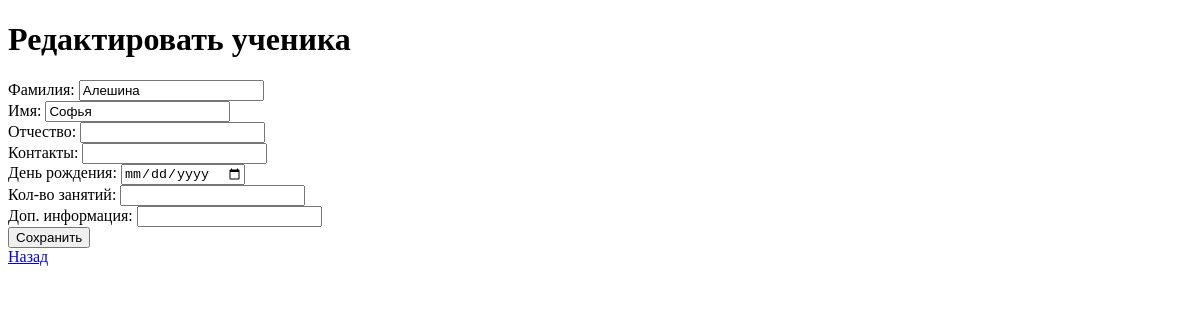
The page /students/edit/16 on the database as committed earlier.
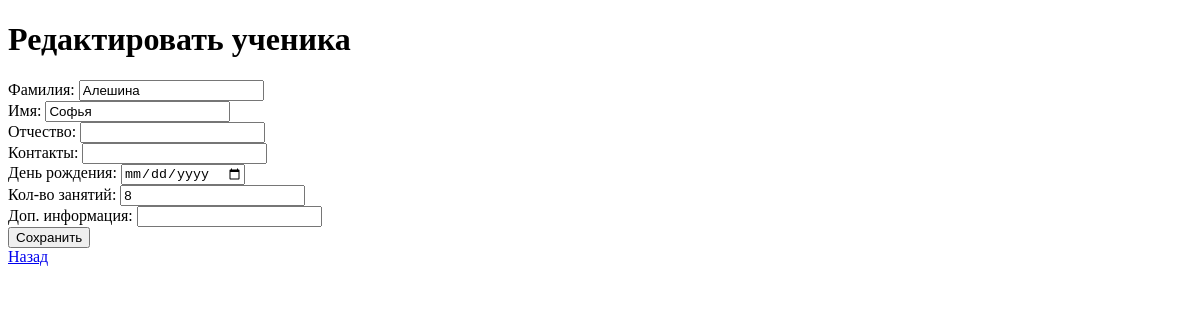
The same page on the database as committed later.
### tables this page shows
CREATE TABLE students(
            id INTEGER PRIMARY KEY AUTOINCREMENT,
            first_name TEXT NOT NULL,
            last_name TEXT NOT NULL,
            middle_name TEXT,
            contacts TEXT,
            birthday TEXT,
            lessons_count INTEGER,
            additional_info TEXT,
            creation_date TEXT
        );

### app.py (the view, shortened to what this page needs)
@app.route("/students/edit/<int:student_id>", methods=["GET", "POST"])
def edit_student(student_id):
    student = db.get_student_by_id(student_id)
    return render_template("edit_student.html", student=student)

### database.py (called while the page is built)
def get_connection():
    conn = sqlite3.connect(DB_NAME)
    conn.row_factory = sqlite3.Row
    return conn

def get_student_by_id(student_id):
    conn = get_connection()
    student = conn.execute("SELECT * FROM students WHERE id=?", (student_id,)).fetchone()
    conn.close()
    return student

### templates/edit_student.html (shortened to what this page needs)
<!DOCTYPE html>
<html lang="ru">
<head>
</head>
<body>
<h1>Редактировать ученика</h1>
<form method="POST">
    Фамилия: <input type="text" name="last_name" value="{{ student.last_name }}" required><br>
    Имя: <input type="text" name="first_name" value="{{ student.first_name }}" required><br>
    Отчество: <input type="text" name="middle_name" value="{{ student.middle_name }}"><br>
    Контакты: <input type="text" name="contacts" value="{{ student.contacts }}"><br>
    День рождения: <input type="date" name="birthday" value="{{ student.birthday }}"><br>
    Кол-во занятий: <input type="number" name="lessons_count" value="{{ student.lessons_count }}"><br>
    Доп. информация: <input type="text" name="additional_info" value="{{ student.additional_info }}"><br>
    <button type="submit">Сохранить</button>
</form>
<a href="{{ url_for('students') }}">Назад</a>
</body>
</html>

Rows that differ between the two databases and show on the page:
changed students "Алешина": lessons_count (not shown) → "8"
